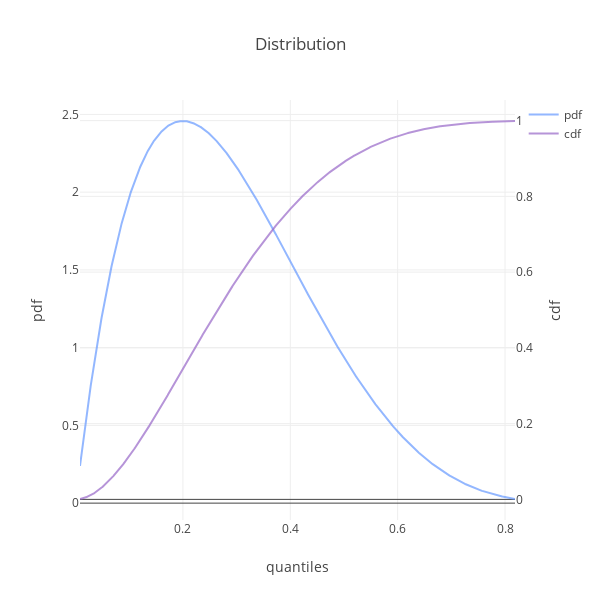

This figure's notebook cell:
### Code cell
gas.charts.distribution(dist_dm1_var2)

### Figure 1 — Plotly figure (JSON) as saved in the notebook; plotly's stock layout.template omitted (floating-point values rounded to 4 significant figures; data arrays with more than 128 entries replaced by an {"elided": "..."} marker saying what was removed)
{"data": [{"line": {"width": 2}, "marker": {"color": "rgb(102,153,255)"}, "mode": "lines", "name": "pdf", "opacity": 0.7, "type": "scatter", "uid": "77b9f5cc-9f52-4d45-9916-b3f9f279c996", "x": {"elided": "2000 float values"}, "y": {"elided": "2000 float values"}}, {"line": {"width": 2}, "marker": {"color": "rgb(152,103,200)"}, "mode": "lines", "name": "cdf", "opacity": 0.7, "type": "scatter", "uid": "9e6798ec-500b-4229-a4fa-dacd6a9e6ad4", "x": {"elided": "2000 float values"}, "y": {"elided": "2000 float values"}, "yaxis": "y2"}], "layout": {"height": 600, "hovermode": "closest", "title": {"text": "Distribution"}, "width": 600, "xaxis": {"title": {"text": "quantiles"}}, "yaxis": {"title": {"text": "pdf"}}, "yaxis2": {"overlaying": "y", "side": "right", "title": {"text": "cdf"}}}}
